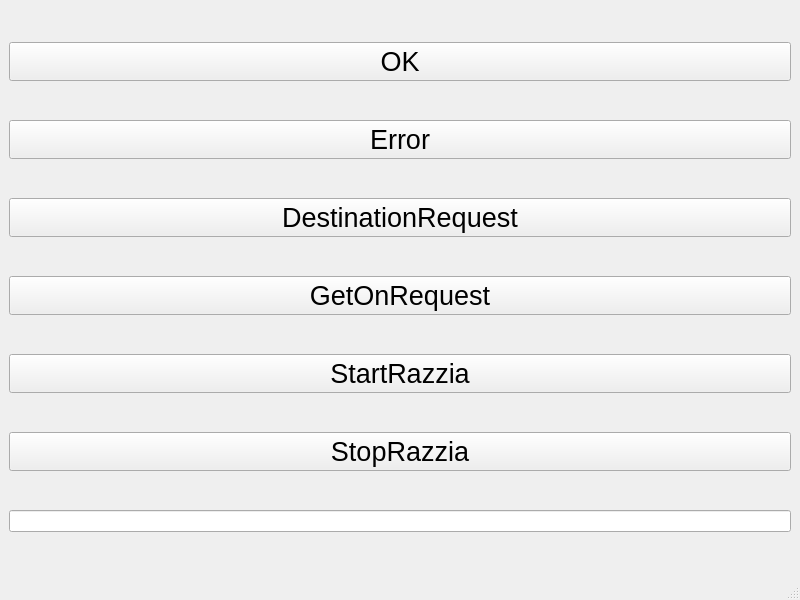
<?xml version="1.0" encoding="UTF-8"?>
<ui version="4.0">
 <class>MainWindow</class>
 <widget class="QMainWindow" name="MainWindow">
  <property name="geometry">
   <rect>
    <x>0</x>
    <y>0</y>
    <width>800</width>
    <height>600</height>
   </rect>
  </property>
  <property name="windowTitle">
   <string>Vdv301RemoteControl</string>
  </property>
  <widget class="QWidget" name="centralwidget">
   <layout class="QGridLayout" name="gridLayout">
    <item row="0" column="0">
     <widget class="QPushButton" name="pushButton_ok">
      <property name="font">
       <font>
        <pointsize>20</pointsize>
       </font>
      </property>
      <property name="text">
       <string>OK</string>
      </property>
     </widget>
    </item>
    <item row="1" column="0">
     <widget class="QPushButton" name="pushButton_error">
      <property name="font">
       <font>
        <pointsize>20</pointsize>
       </font>
      </property>
      <property name="text">
       <string>Error</string>
      </property>
     </widget>
    </item>
    <item row="2" column="0">
     <widget class="QPushButton" name="pushButton_destinationRequest">
      <property name="font">
       <font>
        <pointsize>20</pointsize>
       </font>
      </property>
      <property name="text">
       <string>DestinationRequest</string>
      </property>
     </widget>
    </item>
    <item row="3" column="0">
     <widget class="QPushButton" name="pushButton_getOnRequest">
      <property name="font">
       <font>
        <pointsize>20</pointsize>
       </font>
      </property>
      <property name="text">
       <string>GetOnRequest</string>
      </property>
     </widget>
    </item>
    <item row="4" column="0">
     <widget class="QPushButton" name="pushButton_startRazzia">
      <property name="font">
       <font>
        <pointsize>20</pointsize>
       </font>
      </property>
      <property name="text">
       <string>StartRazzia</string>
      </property>
     </widget>
    </item>
    <item row="5" column="0">
     <widget class="QPushButton" name="pushButton_stopRazia">
      <property name="font">
       <font>
        <pointsize>20</pointsize>
       </font>
      </property>
      <property name="text">
       <string>StopRazzia</string>
      </property>
     </widget>
    </item>
    <item row="6" column="0">
     <widget class="QLineEdit" name="lineEdit_vehicleNumber"/>
    </item>
   </layout>
  </widget>
  <widget class="QMenuBar" name="menubar">
   <property name="geometry">
    <rect>
     <x>0</x>
     <y>0</y>
     <width>800</width>
     <height>21</height>
    </rect>
   </property>
  </widget>
  <widget class="QStatusBar" name="statusbar"/>
 </widget>
 <resources/>
 <connections/>
</ui>
